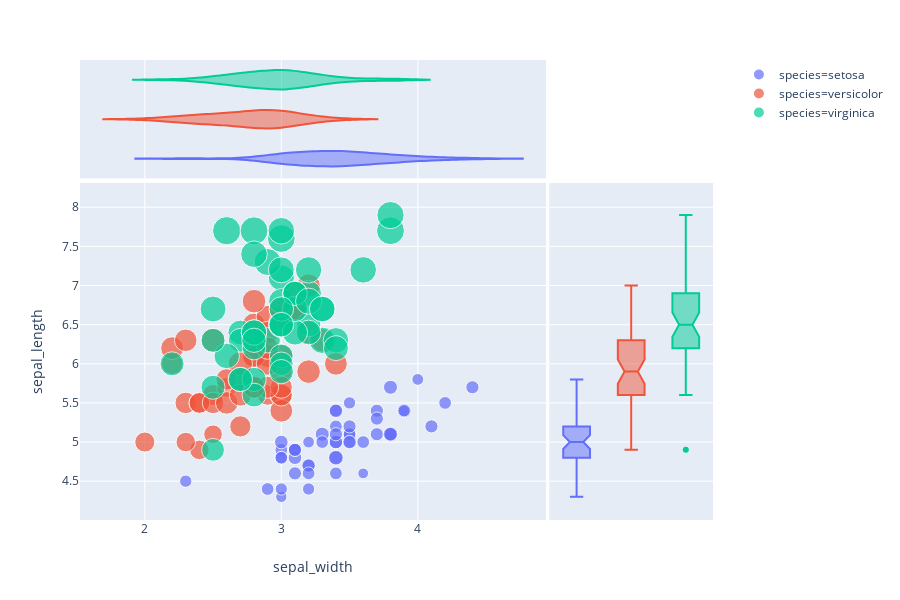

Here is the notebook cell this chart was saved with:
### Code cell
fig = px.scatter(x='sepal_width',
                y='sepal_length',
                 color='species',
                 size='petal_length',
                 marginal_x='violin',
                 marginal_y='box',
                data_frame=iris)
fig.show()

### Figure 1 — Plotly figure (JSON) as saved in the notebook; plotly's stock layout.template omitted (floating-point values rounded to 4 significant figures)
{"data": [{"hoverlabel": {"namelength": 0}, "hovertemplate": "species=setosa<br>sepal_width=%{x}<br>sepal_length=%{y}<br>petal_length=%{marker.size}", "legendgroup": "species=setosa", "marker": {"color": "#636efa", "size": [1.4, 1.4, 1.3, 1.5, 1.4, 1.7, 1.4, 1.5, 1.4, 1.5, 1.5, 1.6, 1.4, 1.1, 1.2, 1.5, 1.3, 1.4, 1.7, 1.5, 1.7, 1.5, 1, 1.7, 1.9, 1.6, 1.6, 1.5, 1.4, 1.6, 1.6, 1.5, 1.5, 1.4, 1.5, 1.2, 1.3, 1.5, 1.3, 1.5, 1.3, 1.3, 1.3, 1.6, 1.9, 1.4, 1.6, 1.4, 1.5, 1.4], "sizemode": "area", "sizeref": 0.01725, "symbol": "circle"}, "mode": "markers", "name": "species=setosa", "showlegend": true, "type": "scatter", "x": [3.5, 3, 3.2, 3.1, 3.6, 3.9, 3.4, 3.4, 2.9, 3.1, 3.7, 3.4, 3, 3, 4, 4.4, 3.9, 3.5, 3.8, 3.8, 3.4, 3.7, 3.6, 3.3, 3.4, 3, 3.4, 3.5, 3.4, 3.2, 3.1, 3.4, 4.1, 4.2, 3.1, 3.2, 3.5, 3.1, 3, 3.4, 3.5, 2.3, 3.2, 3.5, 3.8, 3, 3.8, 3.2, 3.7, 3.3], "xaxis": "x", "y": [5.1, 4.9, 4.7, 4.6, 5, 5.4, 4.6, 5, 4.4, 4.9, 5.4, 4.8, 4.8, 4.3, 5.8, 5.7, 5.4, 5.1, 5.7, 5.1, 5.4, 5.1, 4.6, 5.1, 4.8, 5, 5, 5.2, 5.2, 4.7, 4.8, 5.4, 5.2, 5.5, 4.9, 5, 5.5, 4.9, 4.4, 5.1, 5, 4.5, 4.4, 5, 5.1, 4.8, 5.1, 4.6, 5.3, 5], "yaxis": "y"}, {"alignmentgroup": "True", "hoverlabel": {"namelength": 0}, "hovertemplate": "species=setosa<br>sepal_width=%{x}", "legendgroup": "species=setosa", "marker": {"color": "#636efa", "symbol": "circle"}, "name": "species=setosa", "offsetgroup": "species=setosa", "scalegroup": "x", "showlegend": false, "type": "violin", "x": [3.5, 3, 3.2, 3.1, 3.6, 3.9, 3.4, 3.4, 2.9, 3.1, 3.7, 3.4, 3, 3, 4, 4.4, 3.9, 3.5, 3.8, 3.8, 3.4, 3.7, 3.6, 3.3, 3.4, 3, 3.4, 3.5, 3.4, 3.2, 3.1, 3.4, 4.1, 4.2, 3.1, 3.2, 3.5, 3.1, 3, 3.4, 3.5, 2.3, 3.2, 3.5, 3.8, 3, 3.8, 3.2, 3.7, 3.3], "xaxis": "x3", "yaxis": "y3"}, {"alignmentgroup": "True", "hoverlabel": {"namelength": 0}, "hovertemplate": "species=setosa<br>sepal_length=%{y}", "legendgroup": "species=setosa", "marker": {"color": "#636efa", "symbol": "circle"}, "name": "species=setosa", "notched": true, "offsetgroup": "species=setosa", "showlegend": false, "type": "box", "xaxis": "x2", "y": [5.1, 4.9, 4.7, 4.6, 5, 5.4, 4.6, 5, 4.4, 4.9, 5.4, 4.8, 4.8, 4.3, 5.8, 5.7, 5.4, 5.1, 5.7, 5.1, 5.4, 5.1, 4.6, 5.1, 4.8, 5, 5, 5.2, 5.2, 4.7, 4.8, 5.4, 5.2, 5.5, 4.9, 5, 5.5, 4.9, 4.4, 5.1, 5, 4.5, 4.4, 5, 5.1, 4.8, 5.1, 4.6, 5.3, 5], "yaxis": "y2"}, {"hoverlabel": {"namelength": 0}, "hovertemplate": "species=versicolor<br>sepal_width=%{x}<br>sepal_length=%{y}<br>petal_length=%{marker.size}", "legendgroup": "species=versicolor", "marker": {"color": "#EF553B", "size": [4.7, 4.5, 4.9, 4, 4.6, 4.5, 4.7, 3.3, 4.6, 3.9, 3.5, 4.2, 4, 4.7, 3.6, 4.4, 4.5, 4.1, 4.5, 3.9, 4.8, 4, 4.9, 4.7, 4.3, 4.4, 4.8, 5, 4.5, 3.5, 3.8, 3.7, 3.9, 5.1, 4.5, 4.5, 4.7, 4.4, 4.1, 4, 4.4, 4.6, 4, 3.3, 4.2, 4.2, 4.2, 4.3, 3, 4.1], "sizemode": "area", "sizeref": 0.01725, "symbol": "circle"}, "mode": "markers", "name": "species=versicolor", "showlegend": true, "type": "scatter", "x": [3.2, 3.2, 3.1, 2.3, 2.8, 2.8, 3.3, 2.4, 2.9, 2.7, 2, 3, 2.2, 2.9, 2.9, 3.1, 3, 2.7, 2.2, 2.5, 3.2, 2.8, 2.5, 2.8, 2.9, 3, 2.8, 3, 2.9, 2.6, 2.4, 2.4, 2.7, 2.7, 3, 3.4, 3.1, 2.3, 3, 2.5, 2.6, 3, 2.6, 2.3, 2.7, 3, 2.9, 2.9, 2.5, 2.8], "xaxis": "x", "y": [7, 6.4, 6.9, 5.5, 6.5, 5.7, 6.3, 4.9, 6.6, 5.2, 5, 5.9, 6, 6.1, 5.6, 6.7, 5.6, 5.8, 6.2, 5.6, 5.9, 6.1, 6.3, 6.1, 6.4, 6.6, 6.8, 6.7, 6, 5.7, 5.5, 5.5, 5.8, 6, 5.4, 6, 6.7, 6.3, 5.6, 5.5, 5.5, 6.1, 5.8, 5, 5.6, 5.7, 5.7, 6.2, 5.1, 5.7], "yaxis": "y"}, {"alignmentgroup": "True", "hoverlabel": {"namelength": 0}, "hovertemplate": "species=versicolor<br>sepal_width=%{x}", "legendgroup": "species=versicolor", "marker": {"color": "#EF553B", "symbol": "circle"}, "name": "species=versicolor", "offsetgroup": "species=versicolor", "scalegroup": "x", "showlegend": false, "type": "violin", "x": [3.2, 3.2, 3.1, 2.3, 2.8, 2.8, 3.3, 2.4, 2.9, 2.7, 2, 3, 2.2, 2.9, 2.9, 3.1, 3, 2.7, 2.2, 2.5, 3.2, 2.8, 2.5, 2.8, 2.9, 3, 2.8, 3, 2.9, 2.6, 2.4, 2.4, 2.7, 2.7, 3, 3.4, 3.1, 2.3, 3, 2.5, 2.6, 3, 2.6, 2.3, 2.7, 3, 2.9, 2.9, 2.5, 2.8], "xaxis": "x3", "yaxis": "y3"}, {"alignmentgroup": "True", "hoverlabel": {"namelength": 0}, "hovertemplate": "species=versicolor<br>sepal_length=%{y}", "legendgroup": "species=versicolor", "marker": {"color": "#EF553B", "symbol": "circle"}, "name": "species=versicolor", "notched": true, "offsetgroup": "species=versicolor", "showlegend": false, "type": "box", "xaxis": "x2", "y": [7, 6.4, 6.9, 5.5, 6.5, 5.7, 6.3, 4.9, 6.6, 5.2, 5, 5.9, 6, 6.1, 5.6, 6.7, 5.6, 5.8, 6.2, 5.6, 5.9, 6.1, 6.3, 6.1, 6.4, 6.6, 6.8, 6.7, 6, 5.7, 5.5, 5.5, 5.8, 6, 5.4, 6, 6.7, 6.3, 5.6, 5.5, 5.5, 6.1, 5.8, 5, 5.6, 5.7, 5.7, 6.2, 5.1, 5.7], "yaxis": "y2"}, {"hoverlabel": {"namelength": 0}, "hovertemplate": "species=virginica<br>sepal_width=%{x}<br>sepal_length=%{y}<br>petal_length=%{marker.size}", "legendgroup": "species=virginica", "marker": {"color": "#00cc96", "size": [6, 5.1, 5.9, 5.6, 5.8, 6.6, 4.5, 6.3, 5.8, 6.1, 5.1, 5.3, 5.5, 5, 5.1, 5.3, 5.5, 6.7, 6.9, 5, 5.7, 4.9, 6.7, 4.9, 5.7, 6, 4.8, 4.9, 5.6, 5.8, 6.1, 6.4, 5.6, 5.1, 5.6, 6.1, 5.6, 5.5, 4.8, 5.4, 5.6, 5.1, 5.1, 5.9, 5.7, 5.2, 5, 5.2, 5.4, 5.1], "sizemode": "area", "sizeref": 0.01725, "symbol": "circle"}, "mode": "markers", "name": "species=virginica", "showlegend": true, "type": "scatter", "x": [3.3, 2.7, 3, 2.9, 3, 3, 2.5, 2.9, 2.5, 3.6, 3.2, 2.7, 3, 2.5, 2.8, 3.2, 3, 3.8, 2.6, 2.2, 3.2, 2.8, 2.8, 2.7, 3.3, 3.2, 2.8, 3, 2.8, 3, 2.8, 3.8, 2.8, 2.8, 2.6, 3, 3.4, 3.1, 3, 3.1, 3.1, 3.1, 2.7, 3.2, 3.3, 3, 2.5, 3, 3.4, 3], "xaxis": "x", "y": [6.3, 5.8, 7.1, 6.3, 6.5, 7.6, 4.9, 7.3, 6.7, 7.2, 6.5, 6.4, 6.8, 5.7, 5.8, 6.4, 6.5, 7.7, 7.7, 6, 6.9, 5.6, 7.7, 6.3, 6.7, 7.2, 6.2, 6.1, 6.4, 7.2, 7.4, 7.9, 6.4, 6.3, 6.1, 7.7, 6.3, 6.4, 6, 6.9, 6.7, 6.9, 5.8, 6.8, 6.7, 6.7, 6.3, 6.5, 6.2, 5.9], "yaxis": "y"}, {"alignmentgroup": "True", "hoverlabel": {"namelength": 0}, "hovertemplate": "species=virginica<br>sepal_width=%{x}", "legendgroup": "species=virginica", "marker": {"color": "#00cc96", "symbol": "circle"}, "name": "species=virginica", "offsetgroup": "species=virginica", "scalegroup": "x", "showlegend": false, "type": "violin", "x": [3.3, 2.7, 3, 2.9, 3, 3, 2.5, 2.9, 2.5, 3.6, 3.2, 2.7, 3, 2.5, 2.8, 3.2, 3, 3.8, 2.6, 2.2, 3.2, 2.8, 2.8, 2.7, 3.3, 3.2, 2.8, 3, 2.8, 3, 2.8, 3.8, 2.8, 2.8, 2.6, 3, 3.4, 3.1, 3, 3.1, 3.1, 3.1, 2.7, 3.2, 3.3, 3, 2.5, 3, 3.4, 3], "xaxis": "x3", "yaxis": "y3"}, {"alignmentgroup": "True", "hoverlabel": {"namelength": 0}, "hovertemplate": "species=virginica<br>sepal_length=%{y}", "legendgroup": "species=virginica", "marker": {"color": "#00cc96", "symbol": "circle"}, "name": "species=virginica", "notched": true, "offsetgroup": "species=virginica", "showlegend": false, "type": "box", "xaxis": "x2", "y": [6.3, 5.8, 7.1, 6.3, 6.5, 7.6, 4.9, 7.3, 6.7, 7.2, 6.5, 6.4, 6.8, 5.7, 5.8, 6.4, 6.5, 7.7, 7.7, 6, 6.9, 5.6, 7.7, 6.3, 6.7, 7.2, 6.2, 6.1, 6.4, 7.2, 7.4, 7.9, 6.4, 6.3, 6.1, 7.7, 6.3, 6.4, 6, 6.9, 6.7, 6.9, 5.8, 6.8, 6.7, 6.7, 6.3, 6.5, 6.2, 5.9], "yaxis": "y2"}], "layout": {"height": 600, "legend": {"itemsizing": "constant", "tracegroupgap": 0}, "margin": {"t": 60}, "xaxis": {"anchor": "y", "domain": [0, 0.7215], "title": {"text": "sepal_width"}}, "xaxis2": {"anchor": "y2", "domain": [0.7265, 0.98], "matches": "x2", "showgrid": false, "showticklabels": false}, "xaxis3": {"anchor": "y3", "domain": [0, 0.7215], "matches": "x", "showgrid": true, "showticklabels": false}, "xaxis4": {"anchor": "y4", "domain": [0.7265, 0.98], "matches": "x2", "showgrid": false, "showticklabels": false}, "yaxis": {"anchor": "x", "domain": [0, 0.7326], "title": {"text": "sepal_length"}}, "yaxis2": {"anchor": "x2", "domain": [0, 0.7326], "matches": "y", "showgrid": true, "showticklabels": false}, "yaxis3": {"anchor": "x3", "domain": [0.7426, 1], "matches": "y3", "showgrid": false, "showticklabels": false}, "yaxis4": {"anchor": "x4", "domain": [0.7426, 1], "matches": "y3", "showgrid": true, "showticklabels": false}}}
